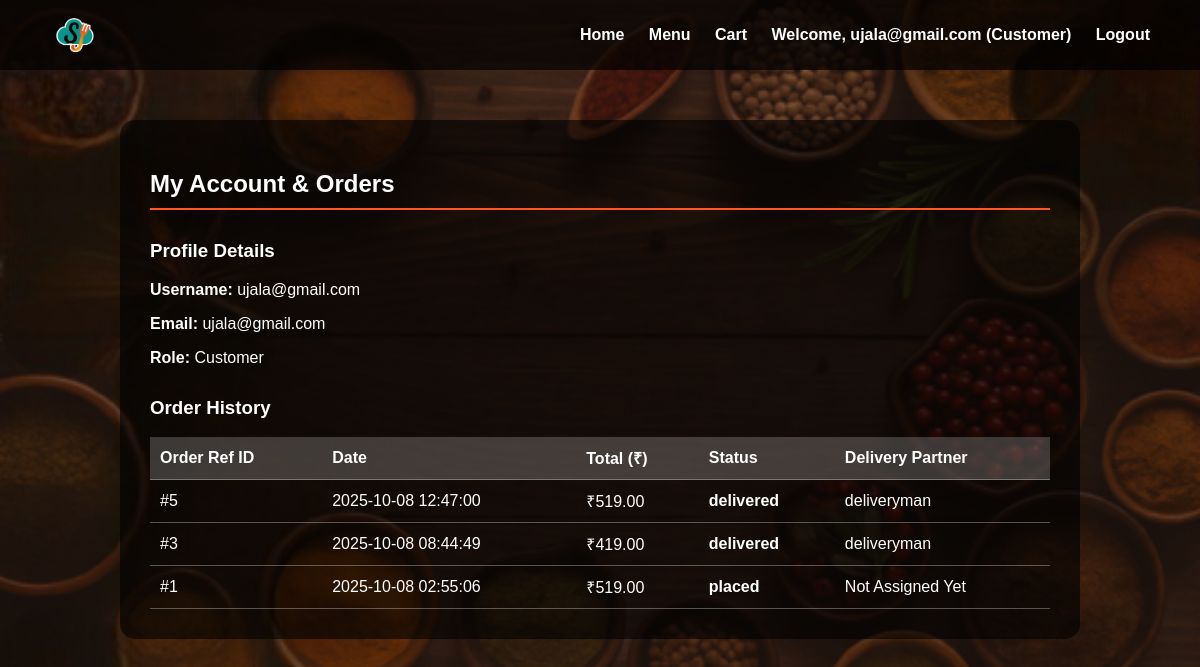
/profile (signed in), run on the app's committed database.
### tables this page shows
CREATE TABLE users (
                    id INTEGER PRIMARY KEY AUTOINCREMENT,
                    username TEXT UNIQUE NOT NULL,
                    email TEXT UNIQUE NOT NULL,
                    password TEXT NOT NULL,
                    role TEXT NOT NULL DEFAULT 'customer'
                );

CREATE TABLE orders (
                    id INTEGER PRIMARY KEY AUTOINCREMENT,
                    user_id INTEGER,
                    dish_id INTEGER,
                    dish_name TEXT,
                    quantity INTEGER,
                    total REAL, -- Total for the line item
                    status TEXT NOT NULL DEFAULT 'placed',
                    delivery_partner TEXT,
                    total_price REAL NOT NULL, -- Total for the ENTIRE transaction
                    timestamp DATETIME DEFAULT CURRENT_TIMESTAMP,
                    FOREIGN KEY(user_id) REFERENCES users(id)
                );

### app.py (the view)
@app.route("/profile")
def profile():
    if 'user_id' not in session:
        flash("Please log in to view your profile.", "error")
        return redirect(url_for("login"))
    conn = get_db_connection()
    c = conn.cursor()
    c.execute("SELECT * FROM users WHERE id=?", (session['user_id'],))
    user = c.fetchone()
    c.execute("""
        SELECT
            id, total_price, status, delivery_partner, timestamp
        FROM orders
        WHERE user_id=?
        GROUP BY total_price, timestamp, delivery_partner, status
        ORDER BY timestamp DESC
    """, (session['user_id'],))
    order_summaries = c.fetchall()
    conn.close()
    return render_template("profile.html",
        user=user,
        orders=order_summaries,
        username=session.get("username"),
        role=session.get("role")
    )

### app.py (called while the page is built)
def get_db_connection():
    conn = sqlite3.connect(DB_NAME)
    conn.row_factory = sqlite3.Row
    return conn

### templates/profile.html (shortened to what this page needs)
<!DOCTYPE html>
<html lang="en">
<head>
</head>
<body>
    <nav>
        <img src="{{ url_for('static', filename='images/logo.png') }}" alt="Logo">
        <div>
            <a href="{{ url_for('home') }}">Home</a>
            <a href="{{ url_for('menu') }}">Menu</a>
            <a href="{{ url_for('cart') }}">Cart</a>
            <span>Welcome, {{ username }} (Customer)</span>
            <a href="{{ url_for('logout') }}">Logout</a>
        </div>
    </nav>
    <div class="container">
        <h2>My Account & Orders</h2>
        <h3>Profile Details</h3>
        <p><b>Username:</b> {{ user.username }}</p>
        <p><b>Email:</b> {{ user.email }}</p>
        <p><b>Role:</b> {{ user.role.capitalize() }}</p>
        <h3>Order History</h3>
        {% if orders %}
        <table>
            <tr>
                <th>Order Ref ID</th>
                <th>Date</th>
                <th>Total (₹)</th>
                <th>Status</th>
                <th>Delivery Partner</th>
            </tr>
            {% for order in orders %}
            <tr>
                <td>#{{ order.id }}</td>
                <td>{{ order.timestamp }}</td>
                <td>₹{{ '%.2f'|format(order.total_price) }}</td>
                <td><strong>{{ order.status }}</strong></td>
                <td>{{ order.delivery_partner or 'Not Assigned Yet' }}</td>
            </tr>
            {% endfor %}
        </table>
        {% else %}
        <p>You have not placed any orders yet.</p>
        {% endif %}
    </div>
</body>
</html>

### data on the page
users: username "ujala@gmail.com", email "ujala@gmail.com", role "Customer"
orders: id "5", timestamp "2025-10-08 12:47:00", total_price "519.00", status "delivered", delivery_partner "deliveryman"
orders: id "3", timestamp "2025-10-08 08:44:49", total_price "419.00", status "delivered", delivery_partner "deliveryman"
orders: id "1", timestamp "2025-10-08 02:55:06", total_price "519.00", status "placed", delivery_partner "Not Assigned Yet"

### other printed values
{{ username }} "ujala@gmail.com"
